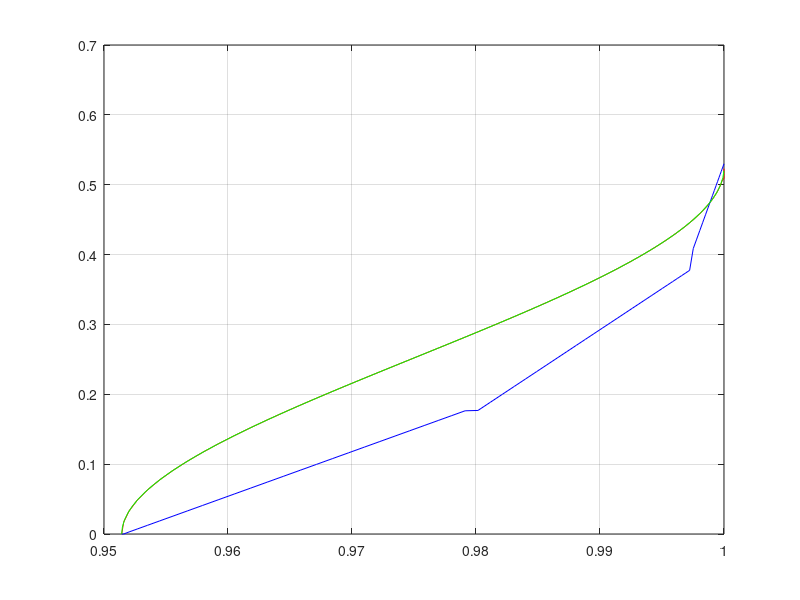

MATLAB code to generate this figure:
clear all
Vs = 1:0.01:1.732;
alpha3 = 0:0.01:0.5236;
alpha3_temp1 = sqrt(3);
alpha3_temp2 = pi/6;

alpha3_item1 = sin(alpha3);
alpha3_item2 = (alpha3_temp1/2)*log(tan(alpha3_temp2 + alpha3./2));
MR1 = 2*(alpha3_item1 - alpha3_item2);

Vdc = 1;
temp = (3/4)*Vs.*Vs-(9/16);

temp2 = (1/2)*Vdc;
temp3 = sqrt(3);
temp4 = 1/sqrt(3);
num = size(Vs);
for i = 1:num(2)
y = sqrt(temp(i)) - sqrt(3)/4;
x = 1 + y/sqrt(3);
alpha(i) = atan(y/x);

f = @(theta) ( ... 
        temp2*cos(theta).*(theta>=0 & theta<alpha(i)) ...%sector 1-1
       +temp2*cos(theta).*(theta>=alpha(i) & theta<(pi/3 - alpha(i))) ...%sector 1-2
       +temp2*cos(theta).*(theta>=(pi/3 - alpha(i)) & theta<(pi/3)) ...%sector 1-3
       +temp2*cos(theta).*(theta>=(pi/3) & theta<(pi/3 + alpha(i))) ...%sector 2-1
       +((temp2)*((cos(theta-pi/3) - temp3*sin(theta-pi/3))./(cos(theta-pi/3) + temp4*sin(theta-pi/3)))).*cos(theta).*(theta>=(pi/3 + alpha(i)) & theta<(2*pi/3 - alpha(i))) ...%sector 2-2
       +(-temp2)*cos(theta).*(theta>=(2*pi/3 - alpha(i)) & theta<(2*pi/3)) ...%sector 2-3
       +(-temp2)*cos(theta).*(theta>=(2*pi/3) & theta<(2*pi/3 + alpha(i))) ...%sector 3-1
       +(-temp2)*cos(theta).*(theta>=(2*pi/3 + alpha(i)) & theta<(pi - alpha(i))) ...%sector 3-2
       +(-temp2)*cos(theta).*(theta>=(pi - alpha(i)) & theta<(pi)) ...%sector 3-3
       +(-temp2)*cos(theta).*(theta>=(pi) & theta<(pi + alpha(i))) ...%sector 4-1
       +(-temp2)*cos(theta).*(theta>=(pi + alpha(i)) & theta<(4*pi/3 - alpha(i))) ...%sector 4-2
       +(-temp2)*cos(theta).*(theta>=(4*pi/3 - alpha(i)) & theta<(4*pi/3)) ...%sector 4-3
       +(-temp2)*cos(theta).*(theta>=(4*pi/3) & theta<(4*pi/3 + alpha(i))) ...%sector 5-1
       +((temp2)*((-cos(theta-4*pi/3) + temp3*sin(theta-4*pi/3))./(cos(theta-4*pi/3) + temp4*sin(theta-4*pi/3)))).*cos(theta).*(theta>=(4*pi/3 + alpha(i)) & theta<(5*pi/3 - alpha(i))) ...%sector 5-2
       +(temp2)*cos(theta).*(theta>=(5*pi/3 - alpha(i)) & theta<(5*pi/3)) ...%sector 5-3
       +(temp2)*cos(theta).*(theta>=5*pi/3 & theta<(5*pi/3 + alpha(i))) ...%sector 6-1
       +(temp2)*cos(theta).*(theta>=(5*pi/3 + alpha(i)) & theta<(2*pi - alpha(i))) ...%sector 6-2
       +(temp2)*cos(theta).*(theta>=(2*pi - alpha(i)) & theta<=(2*pi))...%sector 6-3
    );
F(i)=integral(f,0,pi*2)*2/(2*pi);
MI(i)=F(i)/(2/pi);
end
alpha2 = (6.40*MI - 6.09).*(MI>=0.9517 & MI<0.9800) ...
        +(11.75*MI - 11.34).*(MI>=0.9800 & MI<0.9975) ...
        +(48.96*MI - 48.43).*(MI>=0.9975);
plot(MI,alpha,'r',MI,alpha2,'b',MR1,alpha3,'g')
grid on